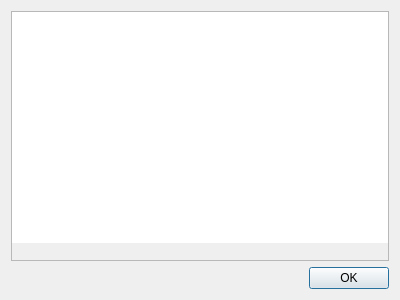
<?xml version="1.0" encoding="UTF-8"?>
<ui version="4.0">
 <class>ObjectList</class>
 <widget class="QDialog" name="ObjectList">
  <property name="geometry">
   <rect>
    <x>0</x>
    <y>0</y>
    <width>400</width>
    <height>300</height>
   </rect>
  </property>
  <property name="windowTitle">
   <string>Dialog</string>
  </property>
  <layout class="QVBoxLayout" name="verticalLayout">
   <item>
    <widget class="QFrame" name="frame">
     <property name="frameShape">
      <enum>QFrame::StyledPanel</enum>
     </property>
     <property name="frameShadow">
      <enum>QFrame::Raised</enum>
     </property>
     <layout class="QVBoxLayout" name="verticalLayout_2">
      <property name="spacing">
       <number>0</number>
      </property>
      <property name="margin">
       <number>0</number>
      </property>
      <item>
       <widget class="QListWidget" name="list">
        <property name="frameShape">
         <enum>QFrame::NoFrame</enum>
        </property>
        <property name="frameShadow">
         <enum>QFrame::Plain</enum>
        </property>
       </widget>
      </item>
      <item>
       <widget class="QToolBar" name="toolbar">
        <property name="iconSize">
         <size>
          <width>16</width>
          <height>16</height>
         </size>
        </property>
        <property name="floatable">
         <bool>false</bool>
        </property>
       </widget>
      </item>
     </layout>
    </widget>
   </item>
   <item>
    <widget class="QDialogButtonBox" name="buttonBox">
     <property name="orientation">
      <enum>Qt::Horizontal</enum>
     </property>
     <property name="standardButtons">
      <set>QDialogButtonBox::Ok</set>
     </property>
    </widget>
   </item>
  </layout>
 </widget>
 <resources/>
 <connections>
  <connection>
   <sender>buttonBox</sender>
   <signal>accepted()</signal>
   <receiver>ObjectList</receiver>
   <slot>accept()</slot>
   <hints>
    <hint type="sourcelabel">
     <x>248</x>
     <y>254</y>
    </hint>
    <hint type="destinationlabel">
     <x>157</x>
     <y>274</y>
    </hint>
   </hints>
  </connection>
  <connection>
   <sender>buttonBox</sender>
   <signal>rejected()</signal>
   <receiver>ObjectList</receiver>
   <slot>reject()</slot>
   <hints>
    <hint type="sourcelabel">
     <x>316</x>
     <y>260</y>
    </hint>
    <hint type="destinationlabel">
     <x>286</x>
     <y>274</y>
    </hint>
   </hints>
  </connection>
 </connections>
</ui>
